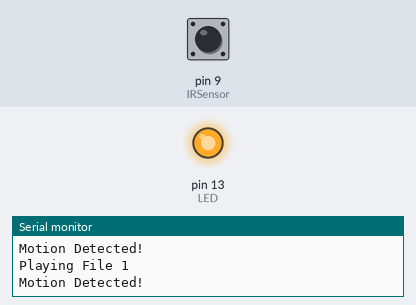
This sketch was run on a simulated Arduino Uno, built with avr-gcc and run on an emulated ATmega328P. On the bench: output pins drawn as LEDs (lit = HIGH), the last lines printed to the serial monitor. Dashed ring = blinking. Inputs (shaded band) come from the test bench; at power-on: pin 9 (IRSensor) LOW. The audio player accepts every command and is not drawn.

Above: at 2.4 s.
2.5 s: pin 9 (IRSensor) driven HIGH
At 3.2 s:
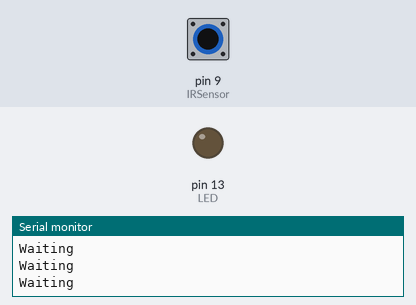
4.4 s: pin 9 (IRSensor) driven LOW
At 5.2 s:
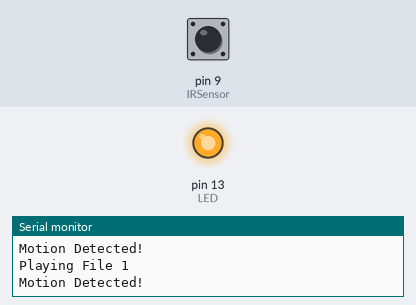
7.4 s: pin 9 (IRSensor) pulsed HIGH 2 times (0.12 s each, 0.3 s apart)
At 7.62 s:
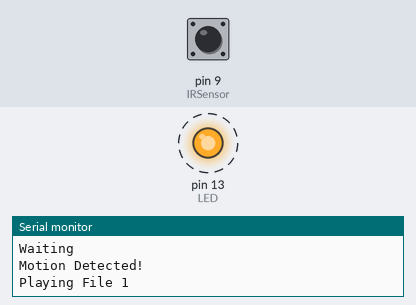
11.0 s: pin 9 (IRSensor) pulsed HIGH 2 times (0.12 s each, 0.3 s apart)
At 11.7 s:
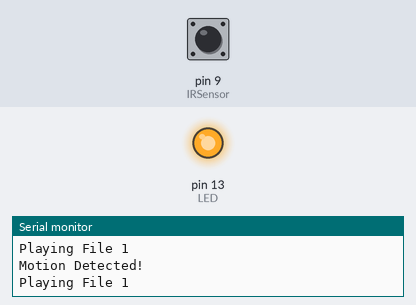
Timing chart, 0 to 14.0 s (numbered marks = the images above; inputs shaded):
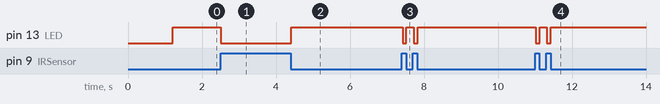

The sketch:

mp3_ambient_player_with_trigger.ino
```cpp
// (licence header left out)
#include "Arduino.h"
#include "SoftwareSerial.h"
#include "DFRobotDFPlayerMini.h"

int setVolume = 20; // Current Volumn 1 - 30
int clipPlaying = 1; // Set the file to play
int IRSensor = 9; // connect IR sensor module to Arduino pin D9
int LED = 13; // connect LED to Arduino pin 13

String version = "03/27/2023  v1.0"; // set the code date and version

SoftwareSerial mySoftwareSerial(10, 11); // Goes to DFP TX, Goes to DFP RX
DFRobotDFPlayerMini myDFPlayer;
void printDetail(uint8_t type, int value);

void setup()
{
  mySoftwareSerial.begin(9600);
  Serial.begin(9600);

  pinMode(IRSensor, INPUT); // IR Sensor pin INPUT
  pinMode(LED, OUTPUT); // LED Pin Output

  Serial.println();
  Serial.println(F("Initializing DFPlayer ... (May take 3~5 seconds)"));

  if (!myDFPlayer.begin(mySoftwareSerial)) {  //Use softwareSerial to communicate with mp3.
    Serial.println(F("Unable to begin:"));
    delay(500);
    Serial.println(F("1.Please recheck the connection!"));
    delay(500);
    Serial.println(F("2.Please insert the SD card!"));
  }

  Serial.println(F("DFPlayer Mini online."));
  delay(500);
  Serial.println(String("Volume ") + String(setVolume));
  myDFPlayer.volume(setVolume);  //Set volume value. From 0 to 30
  delay(100);
  //----Set different EQ----
  Serial.println(F("Setting EQ"));
  myDFPlayer.EQ(DFPLAYER_EQ_ROCK);
  delay(100);

  }


void loop(){
  int sensorStatus = digitalRead(IRSensor); // Set the GPIO as Input
  if (sensorStatus == 1) // Check if the pin high or not
  {
    // if the pin is high turn off the onboard Led
    digitalWrite(LED, LOW); // LED LOW
    Serial.println("Waiting"); // print Motion Ended! on the serial monitor window
  }
  else  {
    //else turn on the onboard LED
    digitalWrite(LED, HIGH); // LED High
     Serial.println("Motion Detected!"); // print Motion Detected! on the serial monitor window
     myDFPlayer.play(clipPlaying); // play the first file on the SD card
    Serial.println(String("Playing File ") + String(clipPlaying));
  }
}

// Problem notification for DFPlayer Mini
void printDetail(uint8_t type, int value){
  switch (type) {
    case TimeOut:
      Serial.println(F("Time Out!"));
      break;
    case WrongStack:
      Serial.println(F("Stack Wrong!"));
      break;
    case DFPlayerCardInserted:
      Serial.println(F("Card Inserted!"));
      break;
    case DFPlayerCardRemoved:
      Serial.println(F("Card Removed!"));
      break;
    case DFPlayerCardOnline:
      Serial.println(F("Card Online!"));
      break;
    case DFPlayerUSBInserted:
      Serial.println("USB Inserted!");
      break;
    case DFPlayerUSBRemoved:
      Serial.println("USB Removed!");
      break;
    case DFPlayerPlayFinished:
      Serial.print(String("Number ") + String(value));
      Serial.println(F(" Play Finished!"));
      break;
    case DFPlayerError:
      Serial.print(F("DFPlayerError:"));
      switch (value) {
        case Busy:
          Serial.println(F("Card not found"));
          break;
        case Sleeping:
          Serial.println(F("Sleeping"));
          break;
        case SerialWrongStack:
          Serial.println(F("Get Wrong Stack"));
          break;
        case CheckSumNotMatch:
          Serial.println(F("Check Sum Not Match"));
          break;
        case FileIndexOut:
          Serial.println(F("File Index Out of Bound"));
          break;
        case FileMismatch:
          Serial.println(F("Cannot Find File"));
          break;
        case Advertise:
          Serial.println(F("In Advertise"));
          break;
        default:
          break;
      }
      break;
    default:
      break;
  }

}
```

Measured:
- after the input at 2.5 s, pin 13 (LED): HIGH → LOW at once
- after the input at 4.4 s, pin 13 (LED): LOW → HIGH at once
- after the input at 7.4 s, pin 13 (LED): alternates HIGH for 0.19 s and LOW for 0.10 s, 4 changes in all, then stays HIGH, starting at once
- after the input at 11.0 s, pin 13 (LED): alternates HIGH for 0.19 s and LOW for 0.11 s, 4 changes in all, then stays HIGH, starting at once
